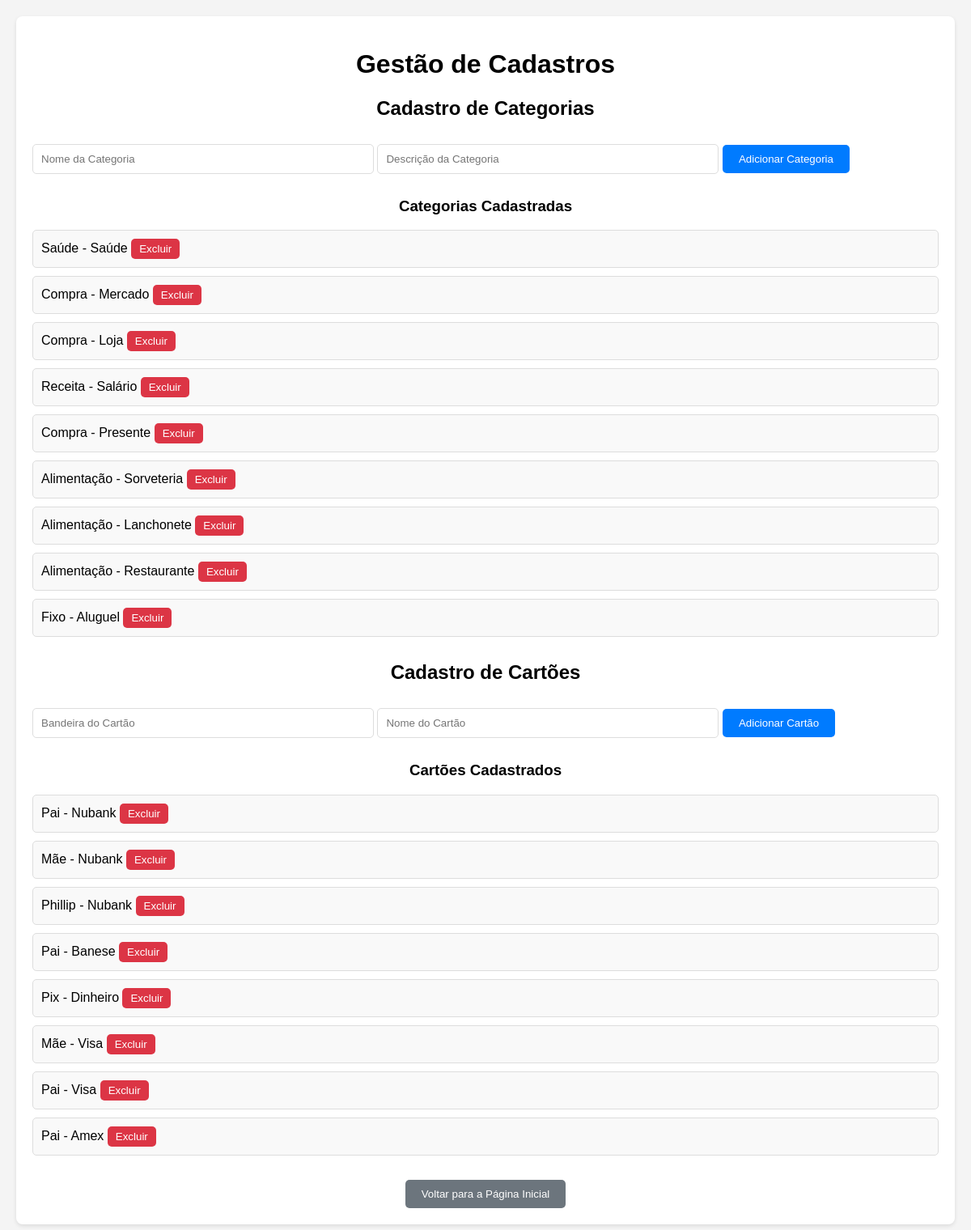
Page /cadastros on the committed database.
### tables this page shows
CREATE TABLE categorias (
        id INTEGER PRIMARY KEY AUTOINCREMENT,
        nome TEXT NOT NULL,
        descricao TEXT
    );

CREATE TABLE cartoes (
        id INTEGER PRIMARY KEY AUTOINCREMENT,
        nome TEXT NOT NULL,
        bandeira TEXT
    );

### app.py (the view, shortened to what this page needs)
@app.route('/cadastros', methods=['GET', 'POST'])
def cadastros():
    conn = get_db_connection()
    cursor = conn.cursor()
    cursor.execute('SELECT * FROM categorias')
    categorias = cursor.fetchall()
    cursor.execute('SELECT * FROM cartoes')
    cartoes = cursor.fetchall()
    conn.close()
    return render_template('cadastros.html', categorias=categorias, cartoes=cartoes)

### app.py (called while the page is built)
def get_db_connection():
    conn = sqlite3.connect('database.db')
    conn.row_factory = sqlite3.Row
    return conn

### templates/cadastros.html (shortened to what this page needs)
<!DOCTYPE html>
<html lang="pt-br">
<head>
    <link rel="stylesheet" href="{{ url_for('static', filename='style_cadastros.css') }}">
</head>
<body>
    <div class="container">
        <h1>Gestão de Cadastros</h1>
        <section class="form-section">
            <h2>Cadastro de Categorias</h2>
            <form method="post" class="form">
                <input type="text" name="categoria" placeholder="Nome da Categoria" required>
                <input type="text" name="descricao_categoria" placeholder="Descrição da Categoria" required>
                <button type="submit" name="add_categoria">Adicionar Categoria</button>
            </form>
            <h3>Categorias Cadastradas</h3>
            <ul>
                {% for categoria in categorias %}
                    <li>
                        {{ categoria['nome'] }} - {{ categoria['descricao'] }}
                        <form method="post" style="display:inline;">
                            <button type="submit" name="excluir_categoria" class="btn-excluir">Excluir</button>
                        </form>
                    </li>
                {% endfor %}
            </ul>
        </section>
        <section class="form-section">
            <h2>Cadastro de Cartões</h2>
            <form method="post" class="form">
                <input type="text" name="bandeira_cartao" placeholder="Bandeira do Cartão" required>
                <input type="text" name="cartao" placeholder="Nome do Cartão" required>
                <button type="submit" name="add_cartao">Adicionar Cartão</button>
            </form>
            <h3>Cartões Cadastrados</h3>
            <ul>
                {% for cartao in cartoes %}
                    <li>
                        {{ cartao['nome'] }} - {{ cartao['bandeira'] }}
                        <form method="post" style="display:inline;">
                            <button type="submit" name="excluir_cartao" class="btn-excluir">Excluir</button>
                        </form>
                    </li>
                {% endfor %}
            </ul>
        </section>
        <div class="center">
            <a href="{{ url_for('index') }}">
                <button type="button" class="btn-voltar">Voltar para a Página Inicial</button>
            </a>
        </div>
    </div>
</body>
</html>

### static/style_cadastros.css (style rules this page uses)
body { font-family: Arial, sans-serif; background-color: #f4f4f4; margin: 0; padding: 20px; }
.container { max-width: 1200px; margin: 0 auto; background-color: #fff; padding: 20px; border-radius: 8px; box-shadow: 0 2px 5px rgba(0, 0, 0, 0.1); }
.form-section { margin-bottom: 30px; }
h1, h2, h3 { text-align: center; }
.form input { padding: 10px; margin: 10px 0; width: 100%; max-width: 400px; border: 1px solid #ddd; border-radius: 5px; }
.form button { padding: 10px 20px; background-color: #007bff; color: #fff; border: none; border-radius: 5px; cursor: pointer; }
ul { list-style: none; padding: 0; }
ul li { margin: 10px 0; padding: 10px; background-color: #f9f9f9; border: 1px solid #ddd; border-radius: 5px; }
.btn-excluir { background-color: #dc3545; color: #fff; border: none; padding: 5px 10px; border-radius: 5px; cursor: pointer; }
.btn-voltar { padding: 10px 20px; background-color: #6c757d; color: #fff; border: none; border-radius: 5px; cursor: pointer; }
.center { text-align: center; }

### rows in the picture
categorias: nome "Saúde", descricao "Saúde"
categorias: nome "Compra", descricao "Mercado"
categorias: nome "Compra", descricao "Loja"
categorias: nome "Receita", descricao "Salário"
categorias: nome "Compra", descricao "Presente"
categorias: nome "Alimentação", descricao "Sorveteria"
categorias: nome "Alimentação", descricao "Lanchonete"
categorias: nome "Alimentação", descricao "Restaurante"
categorias: nome "Fixo", descricao "Aluguel"
cartoes: nome "Pai", bandeira "Nubank"
cartoes: nome "Mãe", bandeira "Nubank"
cartoes: nome "Phillip", bandeira "Nubank"
cartoes: nome "Pai", bandeira "Banese"
cartoes: nome "Pix", bandeira "Dinheiro"
cartoes: nome "Mãe", bandeira "Visa"
cartoes: nome "Pai", bandeira "Visa"
cartoes: nome "Pai", bandeira "Amex"
